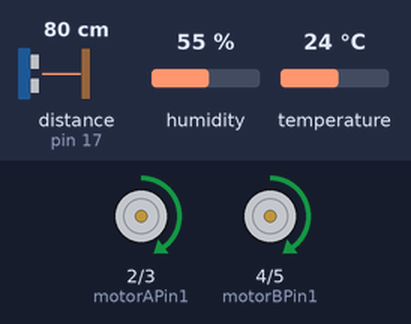
Bench run of a sketch on a simulated Arduino Mega 2560, built with avr-gcc and run on an emulated ATmega2560. Parts: motor-driver pin pairs drawn as motors (green arrow = first pin HIGH = forward, orange = second pin HIGH = backward, longer = more drive, scaled by the enable pin). Wiring (inferred from the names in the program): ultrasonic range finder: trigger pin 16; echo pin 17. The test bench sets the inputs (shaded band); at power-on: distance to the obstacle (sensor on pin 17) 80 cm, humidity 55 %, temperature 24 °C. The echo pulse lasts 58.3 µs per cm; what the sketch prints to the serial monitor is not drawn.

Above: at 1.2 s.
1.3 s: distance to the obstacle (sensor on pin 17) set to 12 cm
7.4 s: distance to the obstacle (sensor on pin 17) set to 9 cm
At 9.9 s:
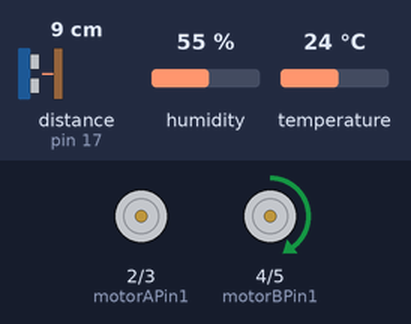
Timing chart, 0 to 11.4 s (numbered marks = the images above; inputs shaded):
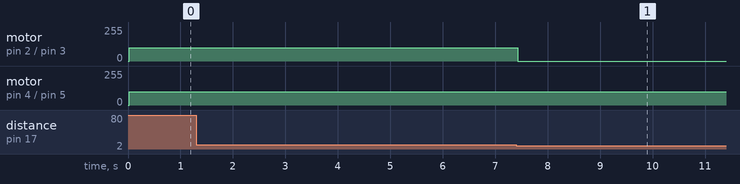

The sketch:

Exp10.ino
```cpp
#include <DHT.h> // Include the DHT library for humidity and temperature sensor

#define DHTPIN 25     // Define the digital pin connected to the DHT sensor
#define DHTTYPE DHT11   // Define the type of DHT sensor (DHT11 or DHT22)
DHT dht(DHTPIN, DHTTYPE); // Create a DHT object


// Motor control pins
#define ENA 9
const int motorAPin1 = 2;
const int motorAPin2 = 3;
#define ENB 10
const int motorBPin1 = 4;
const int motorBPin2 = 5;

// Ultrasonic sensor pins
const int trigPin = 16;
const int echoPin = 17;

void setup() {
  Serial.begin(9600); // Start serial communication for debugging
  dht.begin(); // Start the DHT sensor

  // Set motor control pins as OUTPUT
  pinMode(motorAPin1, OUTPUT);
  pinMode(motorAPin2, OUTPUT);
  pinMode(ENA, OUTPUT);
  pinMode(motorBPin1, OUTPUT);
  pinMode(motorBPin2, OUTPUT);
  pinMode(ENB, OUTPUT);

  // Set ultrasonic sensor pins as INPUT
  pinMode(trigPin, OUTPUT);
  pinMode(echoPin, INPUT);
}

void loop() {
  // Read humidity and temperature from the DHT sensor
  float humidity = dht.readHumidity();
  //float temperature = dht.readTemperature();

  // Check if any reads failed
  if (isnan(humidity)) {
    Serial.println("Failed to read from DHT sensor!");
    return;
  }

  // Print humidity and temperature values to serial monitor
  Serial.print("Humidity: ");
  Serial.print(humidity);
  Serial.print("%\t");
  //Serial.print("Temperature: ");
  //Serial.print(temperature);
  //Serial.println("°C");

  // Send humidity and temperature values to Bluetooth app
  Serial.print("Humidity: ");
  Serial.print(humidity);
  Serial.print("% \t");
  //bluetoothSerial.print("Temperature: ");
  //bluetoothSerial.print(temperature);
  //bluetoothSerial.println("°C");

  // Example motor control: Move forward continuously
  moveForward();

  // Check for obstacles using ultrasonic sensor
  if (checkObstacle()) {
    // If obstacle detected, stop and turn left
    stopMotors();
    turnLeft();
    delay(1000); // Adjust as needed for turn duration
  }
}

void moveForward() {
  digitalWrite(motorAPin1, HIGH);
  digitalWrite(motorAPin2, LOW);
  digitalWrite(motorBPin1, HIGH);
  digitalWrite(motorBPin2, LOW);
  analogWrite(ENA, 100);
  analogWrite(ENB, 100);
}

void stopMotors() {
  digitalWrite(motorAPin1, LOW);
  digitalWrite(motorAPin2, LOW);
  digitalWrite(motorBPin1, LOW);
  digitalWrite(motorBPin2, LOW);
  analogWrite(ENA, 0);
  analogWrite(ENB, 0);
}

void turnLeft() {
  digitalWrite(motorAPin1, LOW);
  digitalWrite(motorAPin2, LOW);
  digitalWrite(motorBPin1, HIGH);
  digitalWrite(motorBPin2, LOW);
  analogWrite(ENA, 100);
  analogWrite(ENB, 100);
}

bool checkObstacle() {
  digitalWrite(trigPin, LOW);
  delayMicroseconds(2);
  digitalWrite(trigPin, HIGH);
  delayMicroseconds(10);
  digitalWrite(trigPin, LOW);

  long duration = pulseIn(echoPin, HIGH);
  float distance = (duration * 0.0343) / 2; // Calculate distance in cm
  Serial.print("Distance: ");
  Serial.print(distance);
  Serial.print("\t");

  if (distance < 10) { // Adjust distance threshold as needed
    return true; // Obstacle detected
  } else {
    return false; // No obstacle detected
  }
}
```

Measured:
- the behaviour switches between 11 and 10 cm on distance to the obstacle (sensor on pin 17) (found by bisection; images 0 and 1)
- after the input at 1.3 s, every drawn part: stays the same
- after the input at 7.4 s, motor on pin 2 (motorAPin1) / pin 3 (motorAPin2): forward 100/255 → stopped at once
